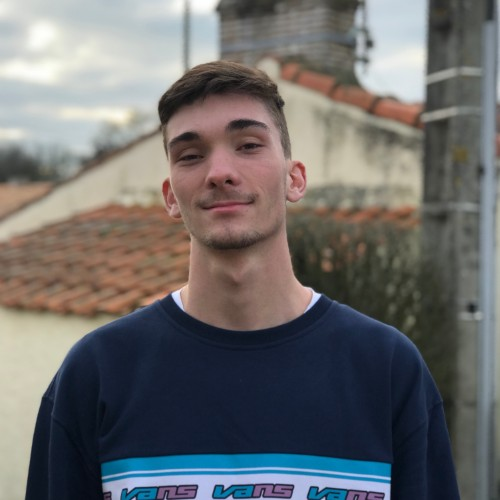
#> input picture image/jerem.jfif, 500 x 500 px
$ jupyter execute --allow-errors test.ipynb   (shell and % lines are left out)
#> lines starting #> are read from the running program, lines starting #| are printed output that depends on the picture
### src/algorithme/admmp2.py
import numpy as np
import plotly.graph_objects as go
import time
from PIL import Image
import pywt
import pylops

# TODO :
#    - Vérifier les différentes fonctions pour être sûr de faire les bonnes opérations. (d'après le prof ça à l'air good)


class ADMMP2:

    # [103 lines left out: functions __init__, _precompute_matrix, gaussian_filter_2d, wavelet_transform, wavelet_transform_adjoint, wavelet_transform_2 and 1 more, not called in this run]


    #############################     FFT Tricks     #############################

    def rfft_dot(self, x:np.ndarray, F:np.ndarray)->np.ndarray:
        return np.fft.irfft2(np.multiply(F, np.fft.rfft2(x)))

    def fft_dot(self, x:np.ndarray, F:np.ndarray)->np.ndarray:
        return np.fft.ifft2(np.multiply(F, np.fft.fft2(x))).real

    def rfft_dot_adj(self, x:np.ndarray, F:np.ndarray)->np.ndarray:
        return np.fft.irfft2(np.multiply(np.conj(F), np.fft.rfft2(x)))


    #******************************************************************************************************************
    #                                                   ADMM-P2
    #******************************************************************************************************************

    # [109 lines left out: functions fit_transform, plot_convergence_iter, not called in this run]

class ADMMP2_v2:

    def __init__(self, x:np.ndarray, h:np.ndarray, lambd:float=0.2, mu:np.ndarray=0.3, nu:float=0.4, sigma:float=5.03e-4):

        assert nu>0, "nu doit être strictement positif."
        assert mu>0, "mu doit être strictement positif."

        self.x = x
        self.h = h
        self.lambd = lambd
        self.mu = mu
        self.nu = nu
        self.sigma = sigma
        self.A_fft = np.fft.rfft2(np.pad(h, ((0, x.shape[0] - h.shape[0]), (0, x.shape[1]-h.shape[1])), "constant", constant_values=(0)))
        self._A_fft = np.fft.fft2(np.pad(h, ((0, x.shape[0] - h.shape[0]), (0, x.shape[1]-h.shape[1])), "constant", constant_values=(0)))
        self.H_nu_inv = 1/(np.abs(self.A_fft)**2 + nu)
        self.R = pylops.signalprocessing.DWT2D(x.shape, wavelet="haar", level=1)
        self.mode = 'zero'
        self.wavelet = 'haar'

    #******************************************************************************************************************
    #                                                Pré-compute
    #******************************************************************************************************************

    # [72 lines left out: functions _precompute_matrix, gaussian_filter_2d, wavelet_transform, wavelet_transform_adjoint, wavelet_transform_2, wavelet_transform_adjoint_2, not called in this run]


    #############################     FFT Tricks     #############################

    def rfft_dot(self, x:np.ndarray, F:np.ndarray)->np.ndarray:
        return np.fft.irfft2(np.multiply(F, np.fft.rfft2(x)))

    def fft_dot(self, x:np.ndarray, F:np.ndarray)->np.ndarray:
        return np.fft.ifft2(np.multiply(F, np.fft.fft2(x))).real

    def rfft_dot_adj(self, x:np.ndarray, F:np.ndarray)->np.ndarray:
        return np.fft.irfft2(np.multiply(np.conj(F), np.fft.rfft2(x)))


    #******************************************************************************************************************
    #                                                   ADMM-P2
    #******************************************************************************************************************

    # [109 lines left out: functions fit_transform, plot_convergence_iter, not called in this run]


### src/test.ipynb
[cell 1]
from PIL import Image
import numpy as np
from algorithme.admmp2 import ADMMP2, ADMMP2_v2

[cell 2]
#x = np.array(Image.open('../image/cameraman.tif').convert('L'))
x = np.array(Image.open('../image/jerem.jfif').convert('L'))
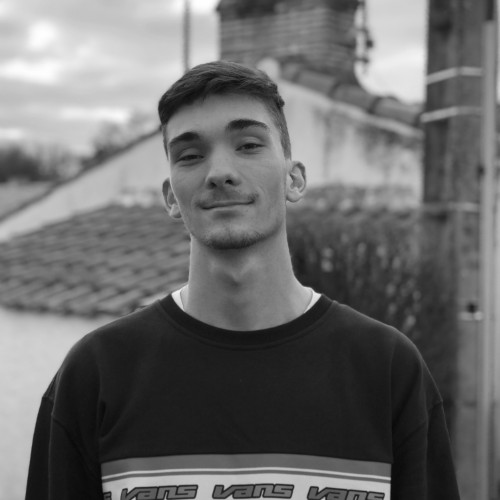
#> x: shape (500, 500); min 6, max 255, mean 108.3
xref = x
h = 1/16 * np.array([[1,2,1],
                     [2,4,2],
                     [1,2,1]])

h = np.ones((9,9))
h = h / np.linalg.norm(h)**2

[cell 3]
Image.fromarray(np.uint8(x))

[cell 4]
x_max = np.max(x/255.)
#> x_max = 1
lambd = 2e-17
mu = 2e-4
nu_min = 4.3
nu = 2**8 * lambd * nu_min/(mu*x_max)
#> nu = 1.1e-10
nu = 0.5

#> (a cell that did not finish here is left out)


#> (a cell that did not finish here is left out)

#> (a cell that did not finish here is left out)

#> (a cell that did not finish here is left out)

#> (a cell that did not finish here is left out)

#> (a cell that did not finish here is left out)

#> (a cell that did not finish here is left out)

#> (a cell that did not finish here is left out)

#> (a cell that did not finish here is left out)


$ run again, with image/niaussat_zbi.jpeg saved as image/jerem.jfif
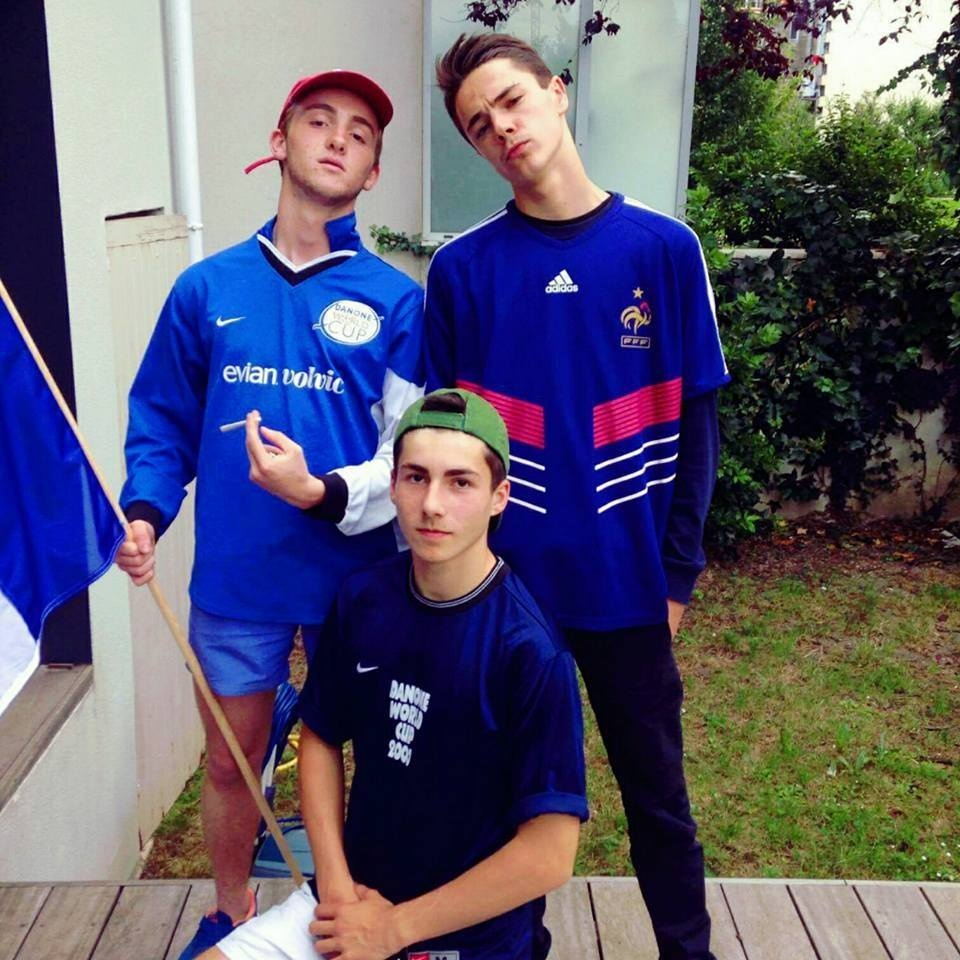
#> input picture image/niaussat_zbi.jpeg, 960 x 960 px
#> `x = np.array(Image.open('../image/jerem.jfif').convert('L'))`:
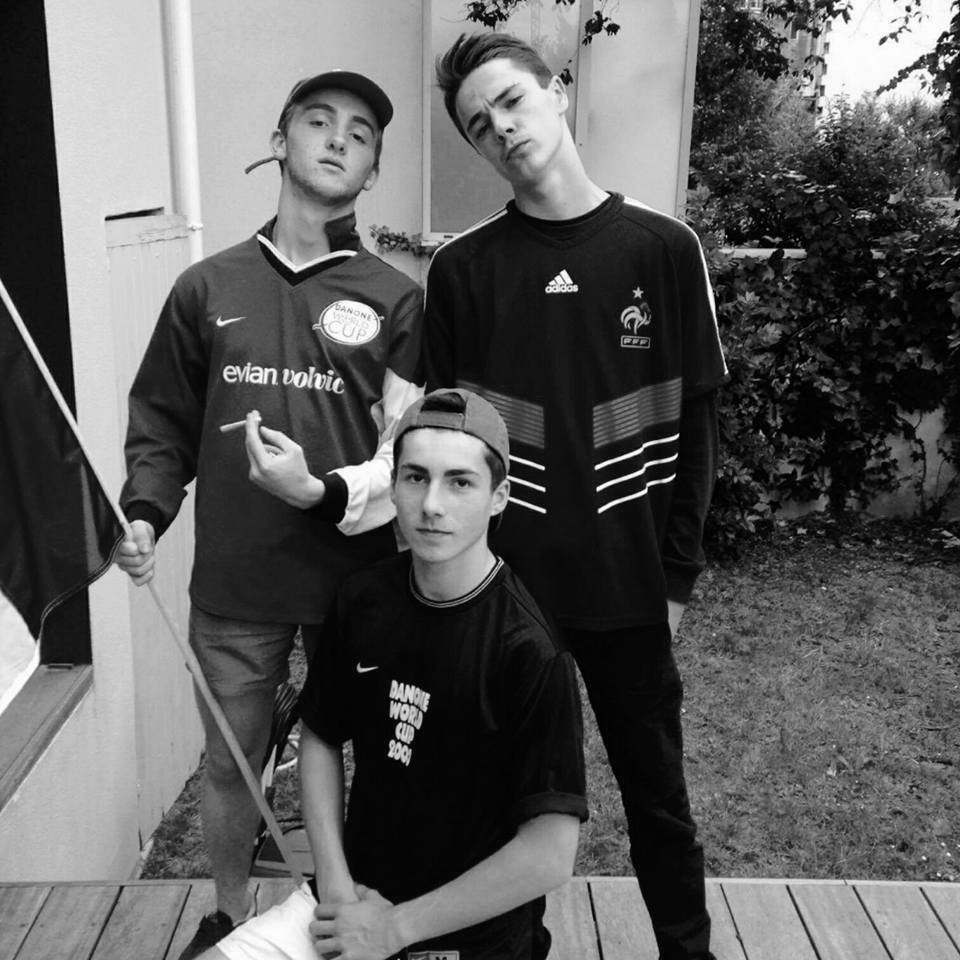
#> x: shape (960, 960); min 0, max 255, mean 92.8
#> x_max = 1
#> nu = 1.1e-10
